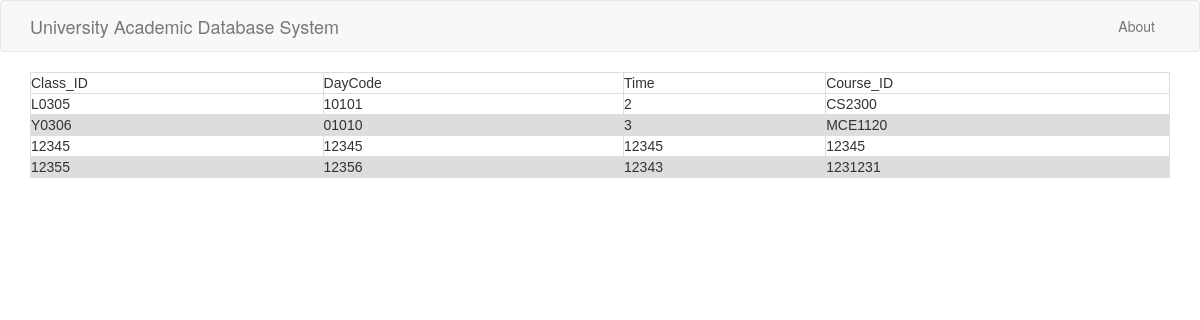
The app's page /classes, older data.
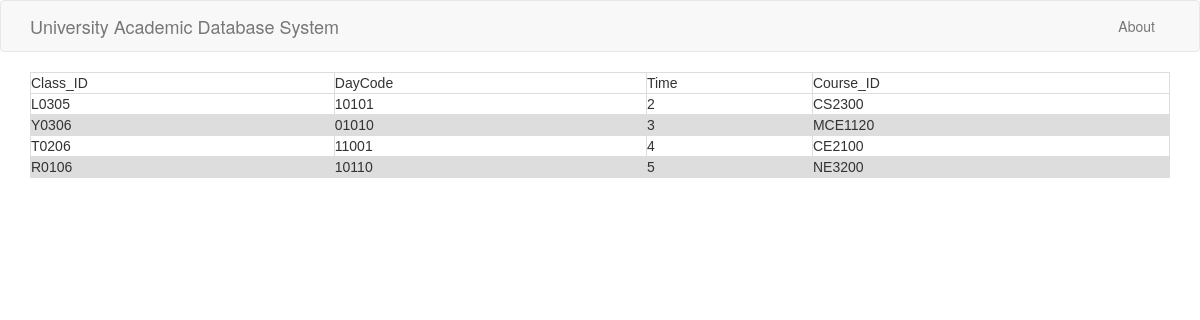
The same page, newer data.
### tables this page shows
CREATE TABLE Class(    Class_ID CHAR(5),    DayCode CHAR(5),    Time INTEGER,    Course_ID VARCHAR(15),    PRIMARY KEY(Course_ID, Class_ID),    FOREIGN KEY(Course_ID) REFERENCES Course(Course_ID));

### webpage.py (the view)
@app.route('/classes')
def classes():
    db = sql.connect('data.db')
    db.row_factory = sql.Row
    curr = db.cursor()
    curr.execute("Select * from Class")
    rows = curr.fetchall();
    return render_template("classes.html", rows = rows)

### templates/classes.html
{% extends 'layout.html' %}
{% block body %}
      <table border = 1>
         <thead>
            <td>Class_ID</td>
            <td>DayCode</td>
            <td>Time</td>
            <td>Course_ID</td>
         </thead>
         {% for row in rows %}
            <tr>
               <td>{{row["Class_ID"]}}</td>
               <td>{{row["DayCode"]}}</td>
               <td>{{row["Time"]}}</td>
               <td>{{row["Course_ID"]}}</td>
            </tr>
         {% endfor %}
      </table>
{% endblock %}

Row changes from the older to the newer data that the page shows:
removed Class: Class_ID "12345", DayCode "12345", Time "12345", Course_ID "12345"
removed Class: Class_ID "12355", DayCode "12356", Time "12343", Course_ID "1231231"
added Class: Class_ID "T0206", DayCode "11001", Time "4", Course_ID "CE2100"
added Class: Class_ID "R0106", DayCode "10110", Time "5", Course_ID "NE3200"
